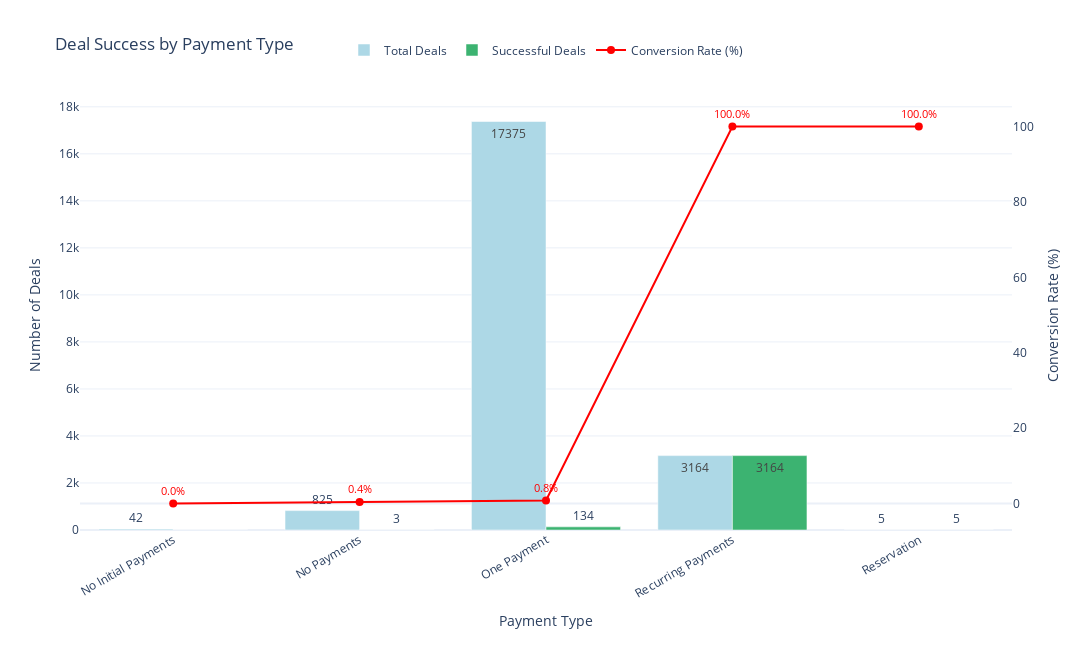

The notebook cell this image was saved under:
### Markdown cell above
1. Examine the distribution of payment types and their impact on deal success.

### Code cell
# Exclude deals with unknown payment type
valid_payment_deals = deals[deals['Payment Type'].astype(str) != 'Unknown']

# Count total deals grouped by payment type
deal_counts_by_payment = (
    valid_payment_deals.groupby('Payment Type', observed=True)['Id']
    .nunique()
    .reset_index(name='Total Deals')
)

# Count successful (paid) deals grouped by payment type
successful_deals_by_payment = (
    valid_payment_deals[valid_payment_deals['Stage'] == 'Payment Done']
    .groupby('Payment Type', observed=True)['Id']
    .nunique()
    .reset_index(name='Successful Deals')
)

# Combine counts
payment_type_stats = pd.merge(
    deal_counts_by_payment, successful_deals_by_payment, on='Payment Type', how='left'
)
payment_type_stats['Successful Deals'] = payment_type_stats['Successful Deals'].fillna(0)

# Calculate conversion rate
payment_type_stats['Conversion Rate'] = (
    payment_type_stats['Successful Deals'] / payment_type_stats['Total Deals'] * 100
).round(1)

# Initialize figure
fig = go.Figure()

# Bar: Total Deals
fig.add_trace( 
    go.Bar(
        x=payment_type_stats['Payment Type'],
        y=payment_type_stats['Total Deals'],
        name='Total Deals',
        marker_color='lightblue',
        text=payment_type_stats['Total Deals'],
        textposition='auto',  # Will smartly place inside/outside
        textfont=dict(size=12)
    )
)

# Bar: Successful Deals
fig.add_trace(
    go.Bar(
        x=payment_type_stats['Payment Type'],
        y=payment_type_stats['Successful Deals'],
        name='Successful Deals',
        marker_color='mediumseagreen',
        text=payment_type_stats['Successful Deals'],
        textposition='auto',
        textfont=dict(size=12)
    )
)

# Line: Conversion Rate (secondary axis)
fig.add_trace(
    go.Scatter(
        x=payment_type_stats['Payment Type'],
        y=payment_type_stats['Conversion Rate'],
        mode='lines+markers+text',
        name='Conversion Rate (%)',
        marker=dict(color='red', size=8),
        text=payment_type_stats['Conversion Rate'].astype(str) + '%',
        textposition='top center',
        textfont=dict(size=11, color='red'),
        yaxis='y2'
    )
)

# Update layout to prevent overlap
fig.update_layout(
    title='Deal Success by Payment Type',
    xaxis_title='Payment Type',
    xaxis=dict(tickangle=-30),  # Rotate labels
    yaxis=dict(title='Number of Deals'),
    yaxis2=dict(
        title='Conversion Rate (%)',
        overlaying='y',
        side='right',
        showgrid=False
    ),
    barmode='group',
    legend=dict(
        orientation='h',
        x=0.5,
        xanchor='center',
        y=1.15
    ),
    height=650,
    width=1100,
    margin=dict(b=120),  # Extra bottom margin for label space
    template='plotly_white'
)

fig.show()

### Figure 1 — Plotly figure (JSON) as saved in the notebook; plotly's stock layout.template omitted (floating-point values rounded to 4 significant figures)
{"data": [{"marker": {"color": "lightblue"}, "name": "Total Deals", "text": [42.0, 825.0, 17380.0, 3164.0, 5.0], "textfont": {"size": 12}, "textposition": "auto", "type": "bar", "x": ["No Initial Payments", "No Payments", "One Payment", "Recurring Payments", "Reservation"], "y": [42, 825, 17375, 3164, 5]}, {"marker": {"color": "mediumseagreen"}, "name": "Successful Deals", "text": [0.0, 3.0, 134.0, 3164.0, 5.0], "textfont": {"size": 12}, "textposition": "auto", "type": "bar", "x": ["No Initial Payments", "No Payments", "One Payment", "Recurring Payments", "Reservation"], "y": [0.0, 3.0, 134.0, 3164.0, 5.0]}, {"marker": {"color": "red", "size": 8}, "mode": "lines+markers+text", "name": "Conversion Rate (%)", "text": ["0.0%", "0.4%", "0.8%", "100.0%", "100.0%"], "textfont": {"color": "red", "size": 11}, "textposition": "top center", "type": "scatter", "x": ["No Initial Payments", "No Payments", "One Payment", "Recurring Payments", "Reservation"], "y": [0.0, 0.4, 0.8, 100.0, 100.0], "yaxis": "y2"}], "layout": {"barmode": "group", "height": 650, "legend": {"orientation": "h", "x": 0.5, "xanchor": "center", "y": 1.15}, "margin": {"b": 120}, "title": {"text": "Deal Success by Payment Type"}, "width": 1100, "xaxis": {"tickangle": -30, "title": {"text": "Payment Type"}}, "yaxis": {"title": {"text": "Number of Deals"}}, "yaxis2": {"overlaying": "y", "showgrid": false, "side": "right", "title": {"text": "Conversion Rate (%)"}}}}
